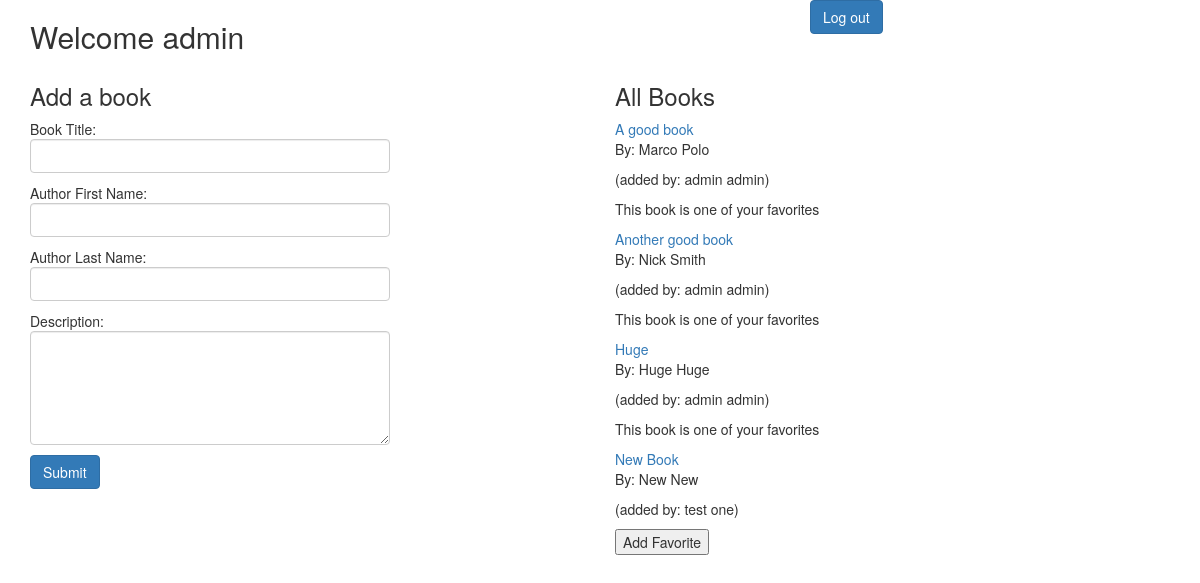
Screenshot of /books (signed in) with the database file from the repository.
### books/models.py (models this page shows)
class User(models.Model):
    email = models.CharField(max_length=55)
    first_name = models.CharField(max_length=55)
    last_name = models.CharField(max_length=55)
    dob = models.DateField()
    password = models.CharField(max_length=255)
    user_id = models.CharField(max_length=20)
    created_at = models.DateTimeField(auto_now_add=True)
    updated_at = models.DateTimeField(auto_now=True)
    objects = Validator()

class Book(models.Model):
    user_uploaded = models.ForeignKey(User, related_name= 'books_uploaded', on_delete=models.CASCADE)
    title = models.CharField(max_length=255)
    author_first_name = models.CharField(max_length=55, blank=True)
    author_last_name = models.CharField(max_length=55)
    desc = models.TextField()
    user_likes = models.ManyToManyField(User, related_name='liked_books')
    created_at = models.DateTimeField(auto_now_add=True)
    updated_at = models.DateTimeField(auto_now=True)
    objects = book_validator()

### books/views.py (the view)
# urls.py: path('books', views.books),
def books(request):
    check = User.objects.filter(user_id = request.session["user"])
    if check:
        context = {"book": Book.objects.all(),
        "user" : User.objects.get(user_id = request.session["user"])}
        return render(request, 'books.html', context)
    else:
        return redirect ('/')

### books/templates/books.html (shortened to what this page needs)
<!DOCTYPE html>
<html lang="en">
<head>
    <link rel="stylesheet" href="https://maxcdn.bootstrapcdn.com/bootstrap/3.4.1/css/bootstrap.min.css">
    {% load static %}
    <link rel="stylesheet" href="{% static 'JS/script.js' %}">
</head>
<div class="container">
    <div class="row">
        <div class="col-sm-8">
            <h2>Welcome {{user.first_name}}</h2>
        </div>
        <div class="col-sm-4">
                <a href="/logout"> <button class="btn btn-primary">Log out</button></a>
        </div>
    </div>
    <div class="row">
        <div class="col-sm-4">
            <h3>Add a book</h3>
            <form action="/new_book" method ="POST">
                <p>Book Title: <input type="text" name="title" class="form-control"></p>
                <p>Author First Name: <input type="text" name="author_first" class="form-control"></p>
                <p>Author Last Name: <input type="text" name="author_last" class="form-control"></p>
                <p>Description: <textarea name="desc" cols="10" rows="5" class="form-control"></textarea></p>
                <button type="submit" class="btn btn-primary">Submit</button>
            </form>
        </div>
        <div class="col-sm-2">
        </div>
        <div class="col-sm-6">
            <h3>All Books</h3>
                {% for book in book%}
                    {% if book in user.liked_books.all %}
                    <a href="book/{{book.id}}">{{book.title}}</a>
                    <p>By: {{book.author_first_name}} {{book.author_last_name}}</p>
                    <p>(added by: {{book.user_uploaded.first_name}} {{book.user_uploaded.last_name}})</p>
                    <p>This book is one of your favorites</p>
                    {% else %}
                        <a href="book/{{book.id}}">{{book.title}}</a>
                        <p>By: {{book.author_first_name}} {{book.author_last_name}}</p>
                        <p>(added by: {{book.user_uploaded.first_name}} {{book.user_uploaded.last_name}})</p>
                        <form action="/favorite" method = 'POST'>
                            <button type="submit">Add Favorite</button>
                        </form>
                    {% endif %}
                {% endfor %}
        </div>
    </div>
</div>

### rows the page displays
User: first_name "admin"
Book: title "A good book", author_first_name "Marco", author_last_name "Polo", user_uploaded.first_name "admin", user_uploaded.last_name "admin"
Book: title "Another good book", author_first_name "Nick", author_last_name "Smith", user_uploaded.first_name "admin", user_uploaded.last_name "admin"
Book: title "Huge", author_first_name "Huge", author_last_name "Huge", user_uploaded.first_name "admin", user_uploaded.last_name "admin"
Book: title "New Book", author_first_name "New", author_last_name "New", user_uploaded.first_name "test", user_uploaded.last_name "one"
